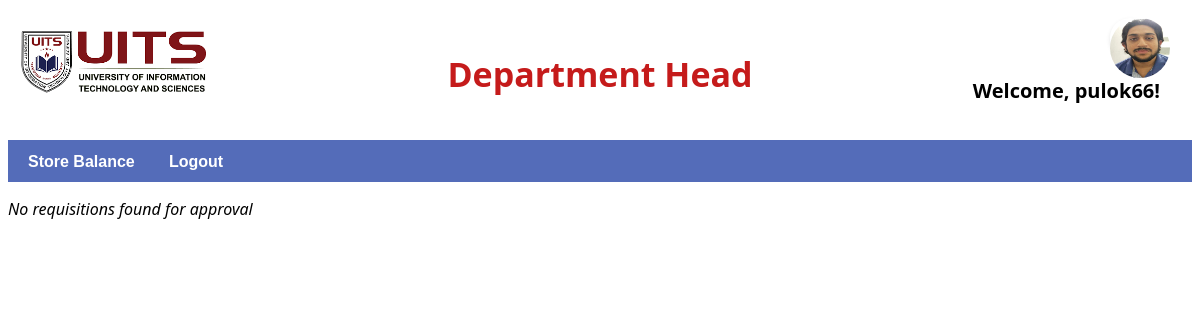
The page /department_head/ (signed in) on the database its author committed.
### apps/models.py (models this page shows, shortened)
class CustomUser(AbstractUser):
    USER_TYPE_CHOICES = (
        ('ADMINISTRATION', 'Administration'),
        ('DEPARTMENT_HEAD', 'Department Head'),
        ('STORE_EXECUTIVE', 'Store Executive'),
        ('NORMAL_USER', 'Normal User'),
    )
    user_type = models.CharField(max_length=20, choices=USER_TYPE_CHOICES)
    plain_text_password = models.CharField(max_length=128, blank=True)
    full_name = models.CharField(max_length=100,default='')
    department = models.CharField(max_length=100,default='')
    designation = models.CharField(max_length=100,default='')
    join_date = models.DateField(blank=True, null=True)
    dob = models.DateField(blank=True, null=True)
    blood_group = models.CharField(max_length=10,default='Unknown')
    phone_number = models.CharField(max_length=20,default='')
    primary_email = models.EmailField(blank=True, null=True)
    secondary_email = models.EmailField(blank=True, null=True)
    photo = models.ImageField(upload_to='profile_photos', blank=True, null=True)

### apps/views.py (the view)
# urls.py: path('department_head/', views.department_head, name='department_head'),
def department_head(request):
    username=request.user.username
    requisitions = Requisition.objects.filter(approval_status="PENDING")
    form = ApprovalForm()
    return render(request, 'department_head.html', {'requisitions': requisitions, 'form': form,'username':username})

### apps/templates/department_head.html (shortened to what this page needs)
<!DOCTYPE html>
<html>
<head>
</head>
<body>
    <div class="banner">
        <h1>Department Head</h1>
        <h2>Welcome, {{ username }}!</h2>
        <div class="profile">
            {%if user.photo%}
            <a href="{% url 'profile_details' %}" ><img src="{{ user.photo.url }}"  alt="Logo"></a>
            {%else%}
            <a href="{% url 'profile_details' %}" ><img src="/static/images/profile.png"   alt="Logo"></a>
            {%endif%}
            </div>
        <div class="logo">
            <img src="/static/images/logo.png" alt="Logo">
        </div>
    </div>
    <div class="navigation">
        <ul>
            <li class="dropdown">
                <a href="#" class="dropbtn">Store Balance</a>
            </li>
            <li class="dropdown"><a href="{% url 'login_view' %}">Logout</a></li>
        </ul>
    </div>
    {% if requisitions %}
        <table>
            <thead>
                <tr>
                    <th>Created By</th>
                    <th>Department Name</th>
                    <th>Requisition Date</th>
                    <th>Requisition No.</th>
                    <th>Remark</th>
                    <th>Approval Status</th>
                    <th>Action</th>
                </tr>
            </thead>
            <tbody>
                {% for requisition in requisitions %}
                    <tr>
                        <td>{{ requisition.user_name }}</td>
                        <td>{{ requisition.department_name }}</td>
                        <td>{{ requisition.requisition_date }}</td>
                        <td>{{ requisition.requisition_no }}</td>
                        <td>{{ requisition.remark }}</td>
                        <td>{{ requisition.get_approval_status_display }}</td>
                        <td>
                            <button class="update-button" data-requisition-id="{{ requisition.requisition_no }}">Send Response</button>
                        </td>
                    </tr>
                {% endfor %}
            </tbody>
        </table>
    {% else %}
        <p class="empty-message">No requisitions found for approval</p>
    {% endif %}
</body>
</html>

### apps/templates/department_head.html (style rules this page uses)
body { font-family: 'Segoe UI', Tahoma, Geneva, Verdana, sans-serif; }
.empty-message { font-style: italic; }
.banner { background-color: white; padding: 20px; text-align: center; }
.banner h1 { color: #c51b1b; font-size: 34px; }
.banner .logo img { width: 190px; height: auto; margin-top: 20px; }
.logo { position: absolute; top: 10px; left: 20px; }
.profile { position: fixed; top: 18px; right: 50px; }
.profile a { display: block; width: 40px; height: 40px; background-color: #fff; border-radius: 50%; box-shadow: 0 2px 4px rgba(0, 0, 0, 0.1); text-align: center; line-height: 40px; }
.profile img { width: 60px; height: 60px; border-radius: 50px; vertical-align: middle; }
h2 { font-size: 20px; position: fixed; top: 60px; right: 40px; }
.navigation { background-color: #546cb9; padding: 10px; }
.navigation ul { list-style-type: none; margin: 0; padding: 0; }
.navigation ul li { display: inline-block; margin-right: 10px; }
.navigation ul li a { font-family: "Segoe UI", Arial, sans-serif; text-decoration: none; color: #fff; padding: 10px; border-radius: 4px; font-family: Arial, sans-serif; font-weight: bold; }

### rows shown on the page
CustomUser: username "pulok66", photo (picture)
